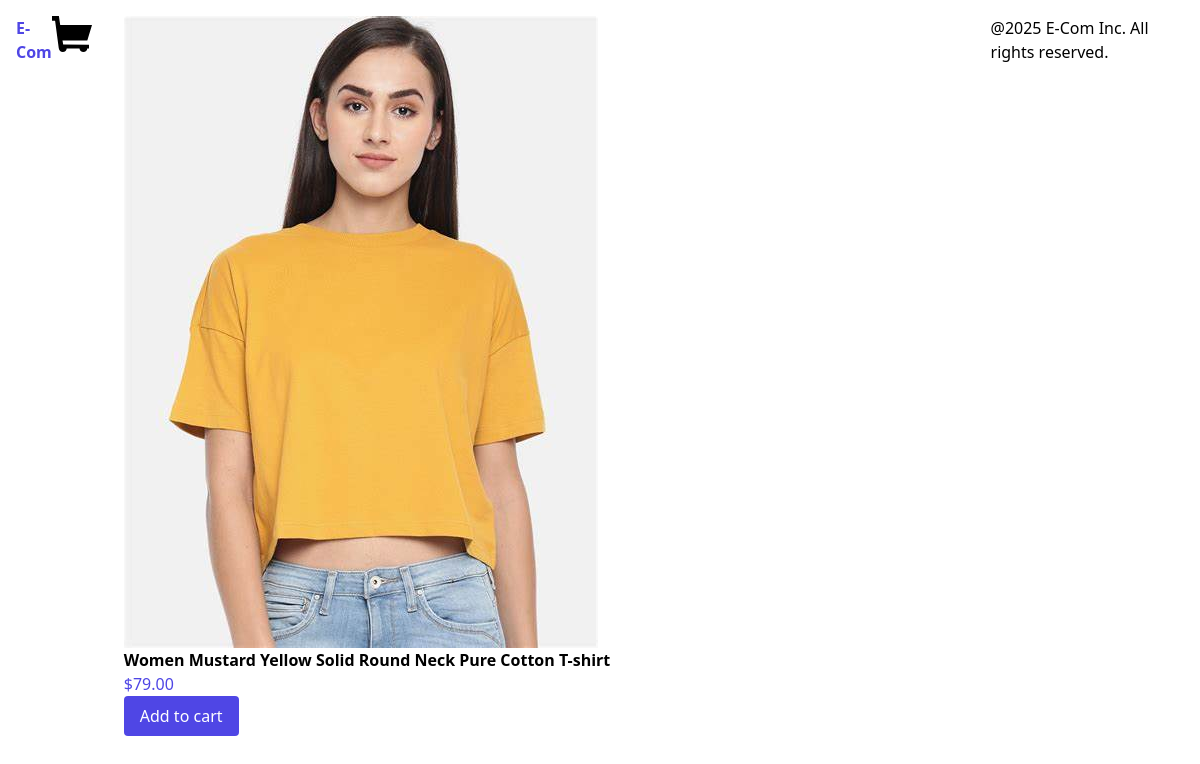
The app's page /product/2/women-mustard-yellow-solid-round-neck-pure-cotton-t-shirt/ with its own data.
### products/models.py (models this page shows, shortened)
class Product(models.Model):
    category = models.ForeignKey(Category, related_name='products', on_delete=models.CASCADE)
    name = models.CharField(max_length=250)
    slug = models.SlugField(max_length=250)
    description = models.TextField(blank=True)
    price = models.DecimalField(max_digits=10, decimal_places=2)
    available = models.BooleanField(default=True)
    created = models.DateTimeField(auto_now_add=True)
    updated = models.DateTimeField(auto_now=True)
    image = models.ImageField(upload_to='products', blank=True, null=True)

### products/views.py (the view)
# urls.py: path('product/<int:id>/<slug:slug>/', views.product_detail, name="product_detail"),
def product_detail(request, id, slug):
    product = get_object_or_404(Product, id=id, slug=slug, available=True)
    return render(request, 'products/product/detail.html', {'product':product})

### products/templates/products/product/detail.html (shortened to what this page needs)
{% extends "base.html" %}
{%block content%}
<div class="container mx-auto p-4 flex">
<div>
    {%if product.image%}
    <img src="{{product.image.url}}" alt={{product.name}} class="max-h-[80vh]">
    {%else%}
    <p>The image is not available</p>
    {%endif%}
    <h3 class="font-semibold">{{product.name}}</h3>
    <p class="text-indigo-600">${{product.price}}</p>
    <form action="{%url 'cart:cart_add' product.id%}" method="post" id="add-to-cart-form">
        <button type="submit" class="bg-indigo-600 text-white px-4 py-2 rounded">Add to cart</button>
    </form>
</div>
</div>
    {%endblock%}

### records on screen
Product: image (picture), name "Women Mustard Yellow Solid Round Neck Pure Cotton T-shirt", price "79.00"
